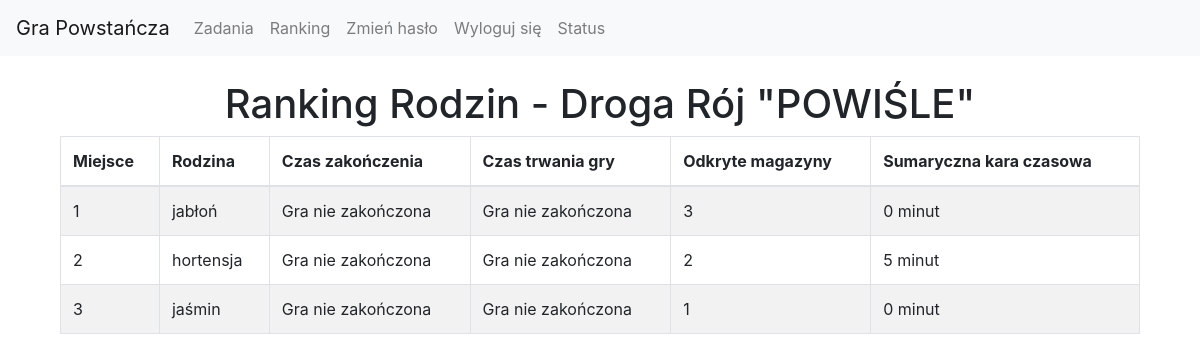
Page /ranking (signed in) on the committed database.
### models/__init__.py (models this page shows)
class Family(db.Model):
    id = db.Column(db.Integer, primary_key=True)
    name = db.Column(db.String(50), nullable=False)
    discovered_magazines = db.Column(db.Integer, default=0)
    patrols = db.relationship('Patrol', backref='family', lazy=True)
    assigned_magazines = db.Column(MutableList.as_mutable(PickleType), default=[])
    tasks = db.relationship('FamilyTask', backref='family', lazy=True)
    magazine_list = db.Column(db.String(1), nullable=False, default='a')  # 'a', 'b', 'c', 'd', 'e', or 'f'
    end_time = db.Column(db.DateTime, nullable=True)
    route = db.Column(db.String(1), nullable=False)  # Dodane pole dla drogi ('a' albo 'b')

### routes/__init__.py (the view)
@main.route('/ranking')
@login_required
def ranking():
    patrol_id = session.get('patrol_id')
    if not patrol_id:
        flash('Nie jesteś zalogowany.', 'danger')
        return redirect(url_for('main.index'))
    patrol = Patrol.query.get(patrol_id)
    if not patrol or not patrol.family:
        flash('Nie znaleziono patrolu lub rodziny.', 'danger')
        return redirect(url_for('main.index'))
    family = patrol.family
    route = family.route  # Pobierz drogę rodziny
    families = Family.query.filter_by(route=route).all()
    families = [f for f in families if f.discovered_magazines]
    for family in families:
        total_penalty_time = sum(patrol.time_penalty for patrol in family.patrols if patrol.time_penalty)
        family.total_penalty_time = total_penalty_time  # Dodaj to pole dynamicznie
        family.total_time = ((family.end_time - GAME_START_TIME).total_seconds() + total_penalty_time * 60) if family.end_time else float('inf')
    families = sorted(families, key=lambda f: (
        f.total_time,
        -f.discovered_magazines
    ))
    return render_template('ranking.html', families=families, game_start_time=GAME_START_TIME, route=route)

### routes/__init__.py (called while the page is built)
def login_required(f):
    @wraps(f)
    def decorated_function(*args, **kwargs):
        if 'patrol_id' not in session:
            flash('Musisz być zalogowany, aby uzyskać dostęp do tej strony.', 'danger')
            return redirect(url_for('main.index'))
        return f(*args, **kwargs)
    return decorated_function

### templates/ranking.html (shortened to what this page needs)
{% extends "base.html" %}
{% block content %}
<div class="container">
    <h1 class="text-center">Ranking Rodzin - Droga {{ 'Rój "POWIŚLE"' if route == 'a' else 'Rój "STARÓWKA"' }}</h1>
    <div class="table-responsive">
        <table class="table table-striped table-bordered">
            <thead>
                <tr>
                    <th>Miejsce</th>
                    <th>Rodzina</th>
                    <th>Czas zakończenia</th>
                    <th>Czas trwania gry</th>
                    <th>Odkryte magazyny</th>
                    <th>Sumaryczna kara czasowa</th>
                </tr>
            </thead>
            <tbody>
                {% for family in families %}
                <tr>
                    <td>{{ loop.index }}</td>
                    <td>{{ family.name }}</td>
                    <td>{{ family.end_time.strftime('%H:%M:%S') if family.end_time else 'Gra nie zakończona' }}</td>
                    <td>
                        {% if family.end_time %}
                            {{ family.total_time // 3600 }}h
                            {{ (family.total_time % 3600) // 60 }}m
                        {% else %}
                            Gra nie zakończona
                        {% endif %}
                    </td>
                    <td>{{ family.discovered_magazines }}</td>
                    <td>{{ family.total_penalty_time }} minut</td>
                </tr>
                {% endfor %}
            </tbody>
        </table>
    </div>
</div>
{% endblock %}

### templates/base.html (shortened to what this page needs)
<!DOCTYPE html>
<html lang="pl">
<head>
    <link rel="stylesheet" href="https://stackpath.bootstrapcdn.com/bootstrap/4.5.2/css/bootstrap.min.css">
</head>
<body>
    <nav class="navbar navbar-expand-lg navbar-light bg-light">
        <a class="navbar-brand" href="#">Gra Powstańcza</a>
        <div class="collapse navbar-collapse" id="navbarNav">
            <ul class="navbar-nav mr-auto">
                {% if session.get('patrol_id') %}
                    <li class="nav-item">
                        <a class="nav-link" href="{{ url_for('main.task', patrol_id=session.get('patrol_id', 1)) }}">Zadania</a>
                    </li>
                    <li class="nav-item">
                        <a class="nav-link" href="{{ url_for('main.ranking') }}">Ranking</a>
                    </li>
                    <li class="nav-item">
                        <a class="nav-link" href="{{ url_for('main.change_password') }}">Zmień hasło</a>
                    </li>
                    <li class="nav-item">
                        <a class="nav-link" href="{{ url_for('main.logout') }}">Wyloguj się</a>
                    </li>
                {% else %}
                    <li class="nav-item">
                        <a class="nav-link" href="{{ url_for('main.index') }}">Logowanie</a>
                    </li>
                {% endif %}
                <li class="nav-item">
                    <a class="nav-link" href="{{ url_for('main.status') }}">Status</a>
                </li>
            </ul>
        </div>
    </nav>
    <div class="container mt-4">
        {% block content %}{% endblock %}
    </div>
</body>
</html>

### rows in the picture
Family: name "jabłoń", end_time "Gra nie zakończona", discovered_magazines "3", total_penalty_time "0"
Family: name "hortensja", end_time "Gra nie zakończona", discovered_magazines "2", total_penalty_time "5"
Family: name "jaśmin", end_time "Gra nie zakończona", discovered_magazines "1", total_penalty_time "0"

### other values in the picture
{{ 'Rój "POWIŚLE"' if route == 'a' else 'Rój "STARÓWKA"' }} "Rój \"POWIŚLE\""
